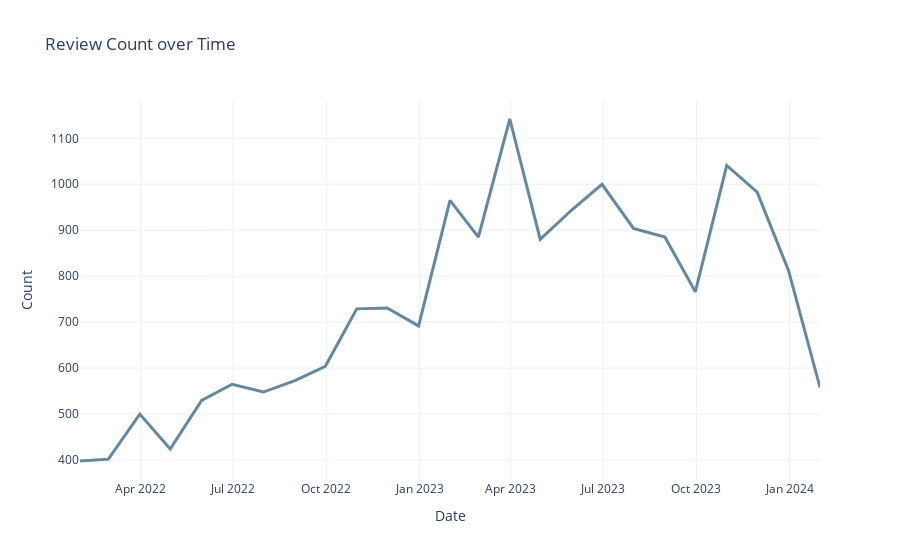

The code cell stored with this chart in its notebook:
### Code cell
ts.plot_timeseries(package='plotly', figsize=(16, 4), title='Review Count over Time', color='#62899f', line_thickness=3)

### Figure 1 — Plotly figure (JSON) as saved in the notebook; plotly's stock layout.template omitted (floating-point values rounded to 4 significant figures)
{"data": [{"hovertemplate": "visited_date=%{x}<br>ode=%{y}<extra></extra>", "legendgroup": "", "line": {"color": "#62899f", "dash": "solid", "width": 3}, "marker": {"symbol": "circle"}, "mode": "lines", "name": "", "orientation": "v", "showlegend": false, "type": "scatter", "x": ["2022-01-31T00:00:00", "2022-02-28T00:00:00", "2022-03-31T00:00:00", "2022-04-30T00:00:00", "2022-05-31T00:00:00", "2022-06-30T00:00:00", "2022-07-31T00:00:00", "2022-08-31T00:00:00", "2022-09-30T00:00:00", "2022-10-31T00:00:00", "2022-11-30T00:00:00", "2022-12-31T00:00:00", "2023-01-31T00:00:00", "2023-02-28T00:00:00", "2023-03-31T00:00:00", "2023-04-30T00:00:00", "2023-05-31T00:00:00", "2023-06-30T00:00:00", "2023-07-31T00:00:00", "2023-08-31T00:00:00", "2023-09-30T00:00:00", "2023-10-31T00:00:00", "2023-11-30T00:00:00", "2023-12-31T00:00:00", "2024-01-31T00:00:00"], "xaxis": "x", "y": [398, 402, 500, 424, 530, 565, 548, 573, 604, 729, 731, 692, 965, 885, 1142, 880, 944, 1000, 904, 885, 766, 1041, 983, 812, 558], "yaxis": "y"}], "layout": {"autosize": true, "legend": {"tracegroupgap": 0}, "plot_bgcolor": "white", "title": {"text": "Review Count over Time"}, "xaxis": {"anchor": "y", "autorange": true, "domain": [0, 1], "range": ["2022-01-31", "2024-01-31"], "title": {"text": "Date"}, "type": "date"}, "yaxis": {"anchor": "x", "autorange": true, "domain": [0, 1], "range": [356.7, 1183.0], "title": {"text": "Count"}, "type": "linear"}}}
